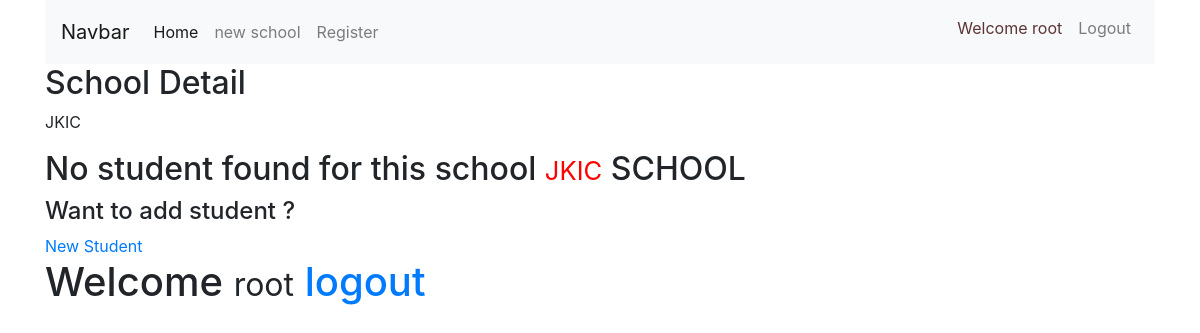
The page /school/school_list/28 (signed in) on the database as committed earlier.
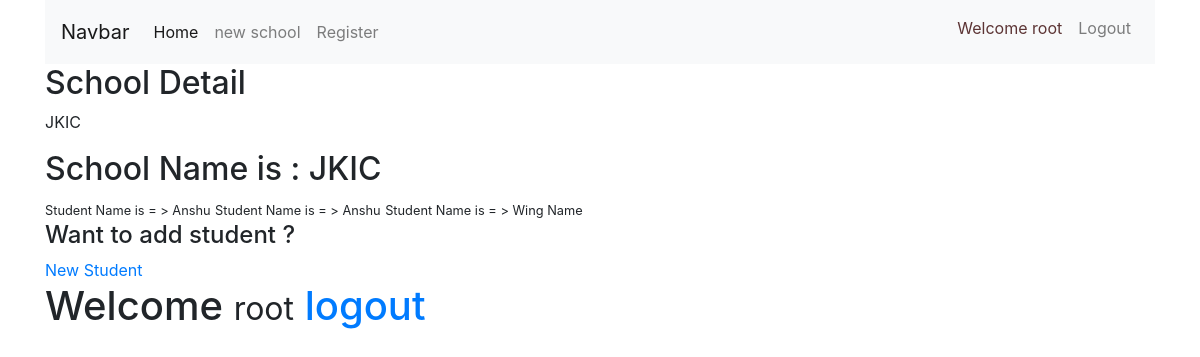
The same page on the database as committed later.
### school/models.py (models this page shows, shortened)
class School(models.Model):
    name      = models.CharField(max_length=100)
    location  = models.CharField(max_length=100)
    principal = models.CharField(max_length=100)
    def __str__(self):
        return self.name

class Student(models.Model):
    name      = models.CharField(max_length=100)
    school    = models.ForeignKey(School,on_delete=models.CASCADE,related_name='student_school')

### school/views.py (the view)
# urls.py: path('school_list/<slug:pk>',SchoolDetailView.as_view(),name="detail"),
class SchoolDetailView(LoginRequiredMixin,DetailView):
    model = School
    context_object_name = 'school'

### school/templates/school/school_detail.html
{% extends 'base.html' %}
{% block content %}
{% if user.is_authenticated  %}
<div class="container">
    <h2>School Detail</h2>
    <p>{{school}}</p>
    {% if  school.student_school.all %}
        <h2>School Name is : {{school}}</h2>
        {% for item in school.student_school.all %}
            <small>Student Name is = > {{item.name}}</small>
        {% endfor %}
        <h4>Want to add student ?</h4>
            <a href="{% url 'school:create_student' %}">New Student</a>
    {% else %}
            <h2>No student found for this school <small style="color:red">{{school}}</small>  SCHOOL</h2>
            <h4>Want to add student ?</h4>
            <a href="{% url 'school:create_student' %}">New Student</a>
    {% endif %}
    <h1>Welcome <small>{{user}}</small> <span style="color:red;text-decoration:none;"><a href="{% url 'userauth:logout' %}">logout</a></span> </h1>
</div>
{% endif %}
{% endblock content %}

### django_school/templates/base.html (shortened to what this page needs)
<!DOCTYPE html>
<html lang="en">
<head>
    <link rel="stylesheet" href="https://stackpath.bootstrapcdn.com/bootstrap/4.5.0/css/bootstrap.min.css">
</head>
<body>
    <div class="container">
        <nav class="navbar navbar-expand-md navbar-light bg-light  ">
            <a class="navbar-brand" href="{% url 'school:home' %}">Navbar</a>
            <div class="collapse navbar-collapse" id="navbarsExampleDefault">
              <ul class="navbar-nav mr-auto">
                <li class="nav-item active">
                  <a class="nav-link" href="{% url 'school:home' %}">Home <span class="sr-only">(current)</span></a>
                </li>
                <li class="nav-item ">
                  <a class="nav-link" href="{% url 'school:create_school' %}">new school</a>
                </li>
                {% if user.is_authenticated  and user.is_staff%}
                <li class="nav-item">
                    <a class="nav-link" href="{% url 'userauth:register_user' %}">Register</a>
                </li>
                {% endif %}
              </ul>
              <ul class="navbar-nav ml-auto">
                {% if user.is_authenticated %}
                <li class="nav-item">
                    <span class="nav-link" style="color:rgb(92, 52, 52);">Welcome {{user.username}}</span>
                  </li>
                <li class="nav-item">
                    <a class="nav-link" href="{% url 'userauth:logout' %}">Logout</a>
                  </li>
                  {% else%}
                  <li class="nav-item">
                    <a class="nav-link" href="{% url 'userauth:login' %}">LogIn</a>
                  </li>
                {% endif %}
              </ul>
            </div>
          </nav>
    </div>
    {% block content %}
    {% endblock  %}
</body>
</html>

Rows that differ between the two databases and show on the page:
added Student: name "Anshu"
added Student: name "Anshu"
added Student: name "Wing Name"
Other text that changed with them:
text no longer shown: "No student found for this school SCHOOL"
text now shown: "School Name is :"
